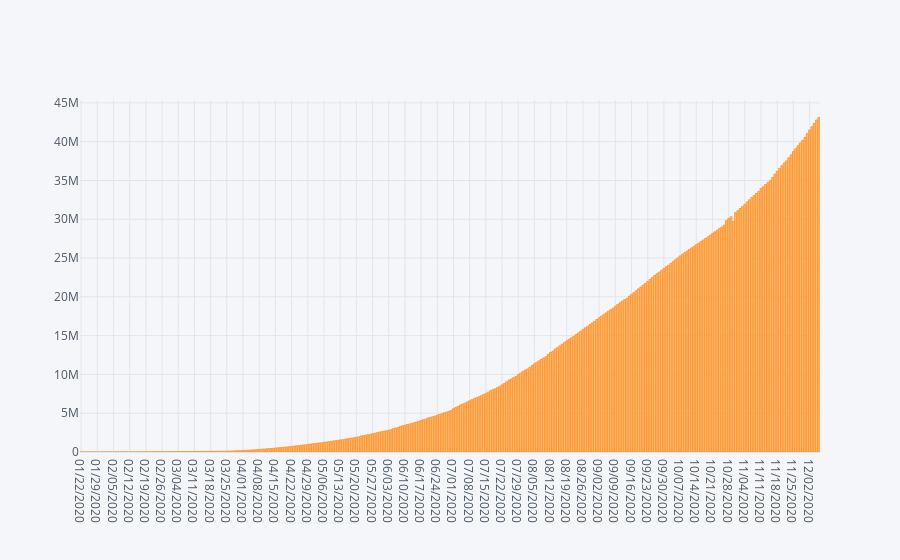

Notebook code for this chart:
### Code cell
recovered.iplot(kind='bar',x='Date',y='Recovered')

### Figure 1 — Plotly figure (JSON) as saved in the notebook; plotly's stock layout.template omitted (floating-point values rounded to 4 significant figures; data arrays with more than 128 entries replaced by an {"elided": "..."} marker saying what was removed)
{"data": [{"marker": {"color": "rgba(255, 153, 51, 0.6)", "line": {"color": "rgba(255, 153, 51, 1.0)", "width": 1}}, "name": "Recovered", "orientation": "v", "text": "", "type": "bar", "x": {"elided": "320 str values"}, "y": {"elided": "320 int values"}}], "layout": {"legend": {"bgcolor": "#F5F6F9", "font": {"color": "#4D5663"}}, "paper_bgcolor": "#F5F6F9", "plot_bgcolor": "#F5F6F9", "title": {"font": {"color": "#4D5663"}}, "xaxis": {"gridcolor": "#E1E5ED", "showgrid": true, "tickfont": {"color": "#4D5663"}, "title": {"font": {"color": "#4D5663"}, "text": ""}, "zerolinecolor": "#E1E5ED"}, "yaxis": {"gridcolor": "#E1E5ED", "showgrid": true, "tickfont": {"color": "#4D5663"}, "title": {"font": {"color": "#4D5663"}, "text": ""}, "zerolinecolor": "#E1E5ED"}}}
